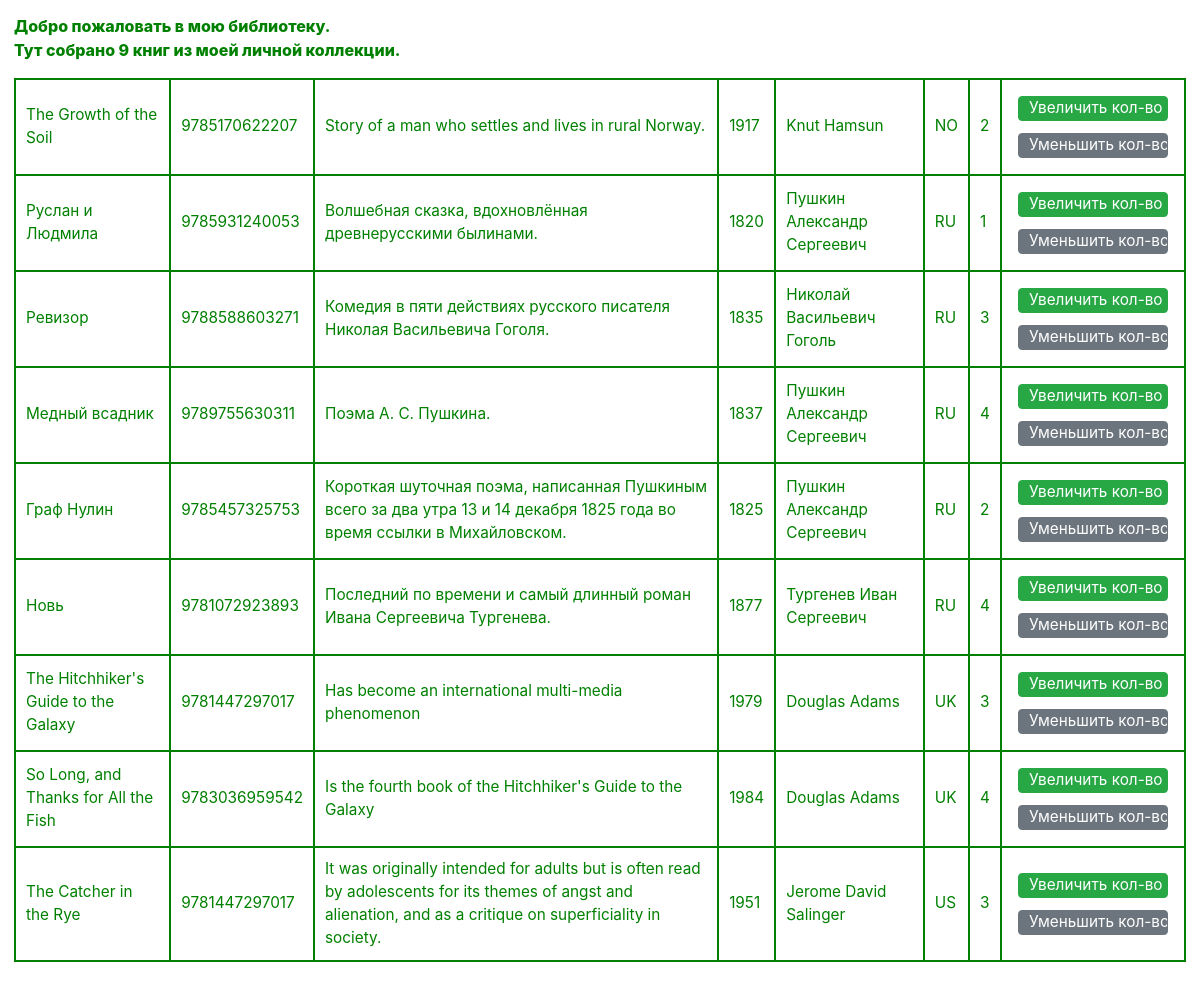
Before: /index/ with the older database file.
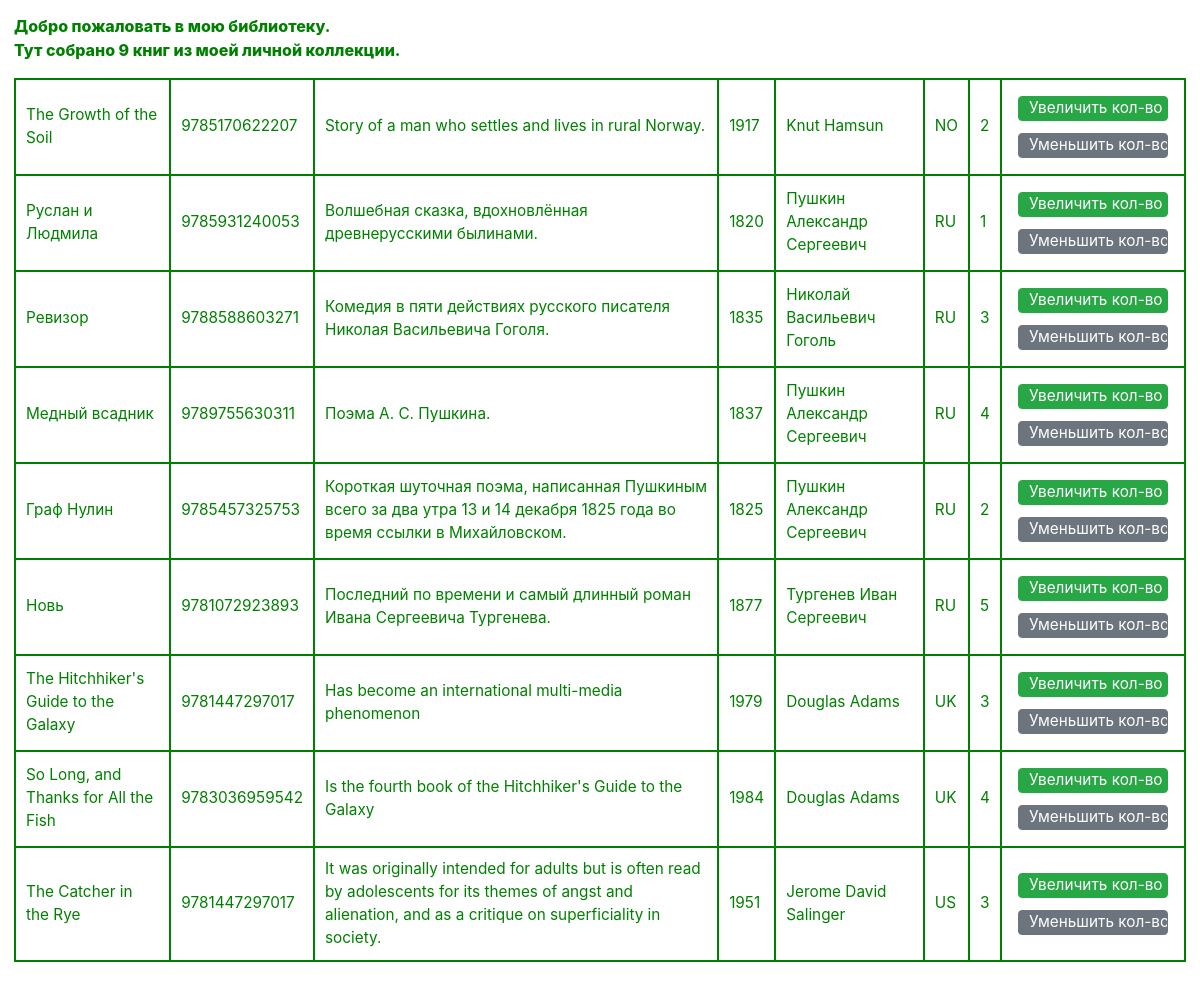
After: the same page with the newer database file.
### p_library/models.py (models this page shows, shortened)
class Book(models.Model):
    ISBN = models.CharField(max_length=13)
    title = models.TextField(verbose_name="Название")
    description = models.TextField(verbose_name="Описание")
    year_release = models.SmallIntegerField(verbose_name="Год написания")
    author = models.ForeignKey(Author, on_delete=models.CASCADE, related_name="book_author")
    price = models.DecimalField(default=0, max_digits=10, decimal_places=2, verbose_name="Цена")
    copy_count = models.PositiveSmallIntegerField(default=1, verbose_name="Кол-во экземпляров")
    publisher = models.ForeignKey(Publisher, on_delete=models.CASCADE, null=True, related_name="book_publisher")
    class Meta:
        verbose_name = 'Книга'
        verbose_name_plural = 'Книги'

class Author(models.Model):
    full_name = models.TextField(verbose_name="Имя")
    birth_year = models.SmallIntegerField(verbose_name="Год рождения")
    country = models.CharField(max_length=2, verbose_name="Код страны")
    class Meta:
        verbose_name = 'Автор'
        verbose_name_plural = 'Авторы'

### p_library/views.py (the view)
# urls.py: path('index/', views.index),
def index(request):
    template = loader.get_template('index.html')
    books_count = Book.objects.all().count()
    books = Book.objects.all()
    out_data = {
        "title": "мою библиотеку",
        "books_count": books_count,
        "books": books,
    }
    return HttpResponse(template.render(out_data, request))

### p_library/templates/index.html (shortened to what this page needs)
<!DOCTYPE html>
<html lang="en">
<head>
    <link rel="stylesheet" href="https://cdn.jsdelivr.net/npm/bootstrap@4.5.3/dist/css/bootstrap.min.css">
    {% load static %}
    <link rel="stylesheet" href="{% static 'css/style.css' %}">
</head>
<body>
    <p class="welcome">
        Добро пожаловать в {{ title }}.<br>
        Тут собрано {{ books_count }} книг из моей личной коллекции.
    </p>
    <table border="1">
        {% for book in books %}
            <tr>
                <td>{{ book.title }}</td>
                <td>{{ book.ISBN }}</td>
                <td>{{ book.description }}</td>
                <td>{{ book.year_release }}</td>
                <td>{{ book.author.full_name }}</td>
                <td>{{ book.author.country }}</td>
                <td>{{ book.copy_count }}</td>
                <td>
                    <form action="/index/book_increment/" method="post" enctype="multipart/form-data">
                        <input type="submit" class="btn btn-success" value="Увеличить кол-во" />
                    </form>
                    <form action="/index/book_decrement/" method="post" enctype="multipart/form-data">
                        <input type="submit" class="btn btn-secondary" value="Уменьшить кол-во" />
                    </form>
                </td>
            </tr>
        {% endfor %}
    </table>
    <br>
</body>
</html>

Changed rows visible on the page:
changed Book "Новь": copy_count "4" → "5"
